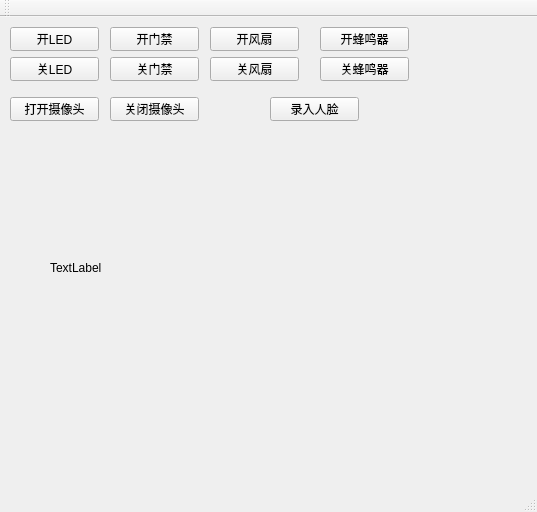
<?xml version="1.0" encoding="UTF-8"?>
<ui version="4.0">
 <class>MainWindow</class>
 <widget class="QMainWindow" name="MainWindow">
  <property name="geometry">
   <rect>
    <x>0</x>
    <y>0</y>
    <width>537</width>
    <height>512</height>
   </rect>
  </property>
  <property name="windowTitle">
   <string>MainWindow</string>
  </property>
  <widget class="QWidget" name="centralWidget">
   <widget class="QPushButton" name="open_LED">
    <property name="geometry">
     <rect>
      <x>10</x>
      <y>10</y>
      <width>89</width>
      <height>24</height>
     </rect>
    </property>
    <property name="text">
     <string>开LED</string>
    </property>
   </widget>
   <widget class="QPushButton" name="close_LED">
    <property name="geometry">
     <rect>
      <x>10</x>
      <y>40</y>
      <width>89</width>
      <height>24</height>
     </rect>
    </property>
    <property name="text">
     <string>关LED</string>
    </property>
   </widget>
   <widget class="QPushButton" name="open_RELAY">
    <property name="geometry">
     <rect>
      <x>110</x>
      <y>10</y>
      <width>89</width>
      <height>24</height>
     </rect>
    </property>
    <property name="text">
     <string>开门禁</string>
    </property>
   </widget>
   <widget class="QPushButton" name="close_RELAY">
    <property name="geometry">
     <rect>
      <x>110</x>
      <y>40</y>
      <width>89</width>
      <height>24</height>
     </rect>
    </property>
    <property name="text">
     <string>关门禁</string>
    </property>
   </widget>
   <widget class="QPushButton" name="open_FAN">
    <property name="geometry">
     <rect>
      <x>210</x>
      <y>10</y>
      <width>89</width>
      <height>24</height>
     </rect>
    </property>
    <property name="text">
     <string>开风扇</string>
    </property>
   </widget>
   <widget class="QPushButton" name="close_FAN">
    <property name="geometry">
     <rect>
      <x>210</x>
      <y>40</y>
      <width>89</width>
      <height>24</height>
     </rect>
    </property>
    <property name="text">
     <string>关风扇</string>
    </property>
   </widget>
   <widget class="QPushButton" name="open_BUZZER">
    <property name="geometry">
     <rect>
      <x>320</x>
      <y>10</y>
      <width>89</width>
      <height>24</height>
     </rect>
    </property>
    <property name="text">
     <string>开蜂鸣器</string>
    </property>
   </widget>
   <widget class="QPushButton" name="close_BUZZER">
    <property name="geometry">
     <rect>
      <x>320</x>
      <y>40</y>
      <width>89</width>
      <height>24</height>
     </rect>
    </property>
    <property name="text">
     <string>关蜂鸣器</string>
    </property>
   </widget>
   <widget class="QLabel" name="label_show">
    <property name="geometry">
     <rect>
      <x>50</x>
      <y>150</y>
      <width>421</width>
      <height>201</height>
     </rect>
    </property>
    <property name="text">
     <string>TextLabel</string>
    </property>
   </widget>
   <widget class="QPushButton" name="open_camera">
    <property name="geometry">
     <rect>
      <x>10</x>
      <y>80</y>
      <width>89</width>
      <height>24</height>
     </rect>
    </property>
    <property name="text">
     <string>打开摄像头</string>
    </property>
   </widget>
   <widget class="QPushButton" name="end_camera">
    <property name="geometry">
     <rect>
      <x>110</x>
      <y>80</y>
      <width>89</width>
      <height>24</height>
     </rect>
    </property>
    <property name="text">
     <string>关闭摄像头</string>
    </property>
   </widget>
   <widget class="QPushButton" name="face_train">
    <property name="geometry">
     <rect>
      <x>270</x>
      <y>80</y>
      <width>89</width>
      <height>24</height>
     </rect>
    </property>
    <property name="text">
     <string>录入人脸</string>
    </property>
   </widget>
  </widget>
  <widget class="QMenuBar" name="menuBar">
   <property name="geometry">
    <rect>
     <x>0</x>
     <y>0</y>
     <width>537</width>
     <height>25</height>
    </rect>
   </property>
  </widget>
  <widget class="QToolBar" name="mainToolBar">
   <attribute name="toolBarArea">
    <enum>TopToolBarArea</enum>
   </attribute>
   <attribute name="toolBarBreak">
    <bool>false</bool>
   </attribute>
  </widget>
  <widget class="QStatusBar" name="statusBar"/>
 </widget>
 <layoutdefault spacing="6" margin="11"/>
 <resources/>
 <connections/>
</ui>
